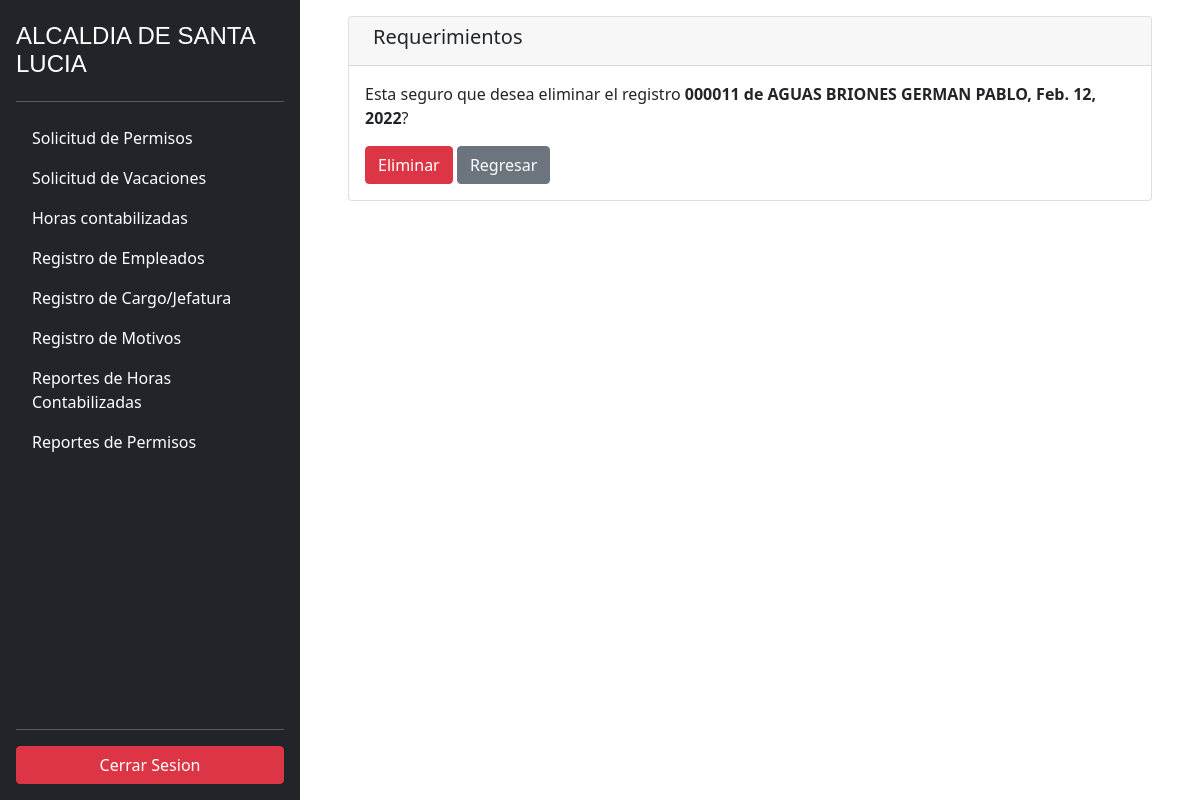
The page /requirements/11/detail (signed in) on the database its author committed.
### employee/models.py (models this page shows, shortened)
class Requirements(models.Model):
    code = models.CharField(max_length=6, null=True, blank=True)
    date_requirement = models.DateField()
    date_start = models.DateTimeField()
    date_end = models.DateTimeField()
    hours_discount = models.IntegerField(null=True, blank=True)
    employee = models.ForeignKey(
        Employee,
        related_name='employee',
        on_delete=models.SET_NULL,
        null=True
    )
    created = models.DateTimeField(auto_now_add=True)
    updated = models.DateTimeField(auto_now=True)
    reason = models.ForeignKey(
        Reason,
        related_name='reason',
        on_delete=models.SET_NULL,
        null=True
    )
    class Meta:
        ordering = ('-pk', )

class Employee(models.Model):
    identification = models.CharField(max_length=13)
    name = models.CharField(max_length=60)
    lastname = models.CharField(max_length=60)
    created = models.DateTimeField(auto_now_add=True)
    updated = models.DateTimeField(auto_now=True)
    jefatura = models.ForeignKey(
        Jefatura,
        related_name='jefatura',
        on_delete=models.SET_NULL,
        null=True
    )
    state = models.BooleanField(default=True)

### employee/views.py (the view)
# urls.py: path('requirements/<pk>/detail', login_required(RequirementsDetailView.as_view()), name='detail_requirements'),
class RequirementsDetailView(DetailView):
    model = Requirements
    template_name= 'requirements/requirements_detail.html'

### employee/templates/requirements/requirements_detail.html (shortened to what this page needs)
{% extends 'base.html' %}
{% block sidebar %}
{% include 'sidebar.html' %}
{% endblock %}
{% block content %}
<div class="card me-5 ms-5 mt-3 mb-3">
    <div class="card-header d-flex ">
        <h5 class="card-title ms-2">Requerimientos</h5>
    </div>
    <div class="card-body">
        <p>Esta seguro que desea eliminar el registro <strong>{{ object.code }} de {{ object.employee.lastname }} {{ object.employee.name }}, {{ object.date_requirement }}</strong>?</p>
        <form method="post" action="{% url 'employee:delete_requirements' object.id %}">
            <button class="btn btn-danger" type="submit">Eliminar</button>
            <a href="{% url 'employee:list_requirements' %}" class="btn btn-secondary">Regresar</a>
        </form>
    </div>
</div>
{% endblock %}

### employee/static/css/style.css (style rules this page uses)
* { box-sizing: border-box; margin: 0; padding: 0; }

### rows shown on the page
Requirements: code "000011", employee.lastname "AGUAS BRIONES", employee.name "GERMAN PABLO", date_requirement "Feb. 12, 2022"
